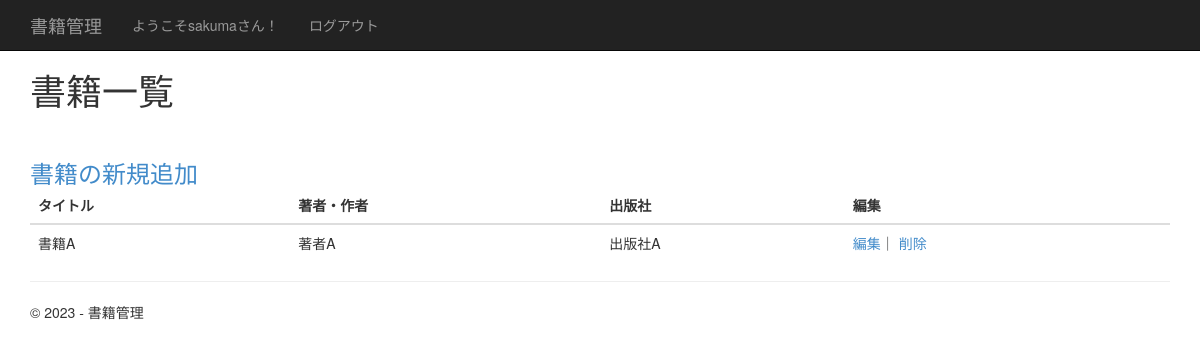
/book/ (signed in), run on an earlier commit of the app's database.
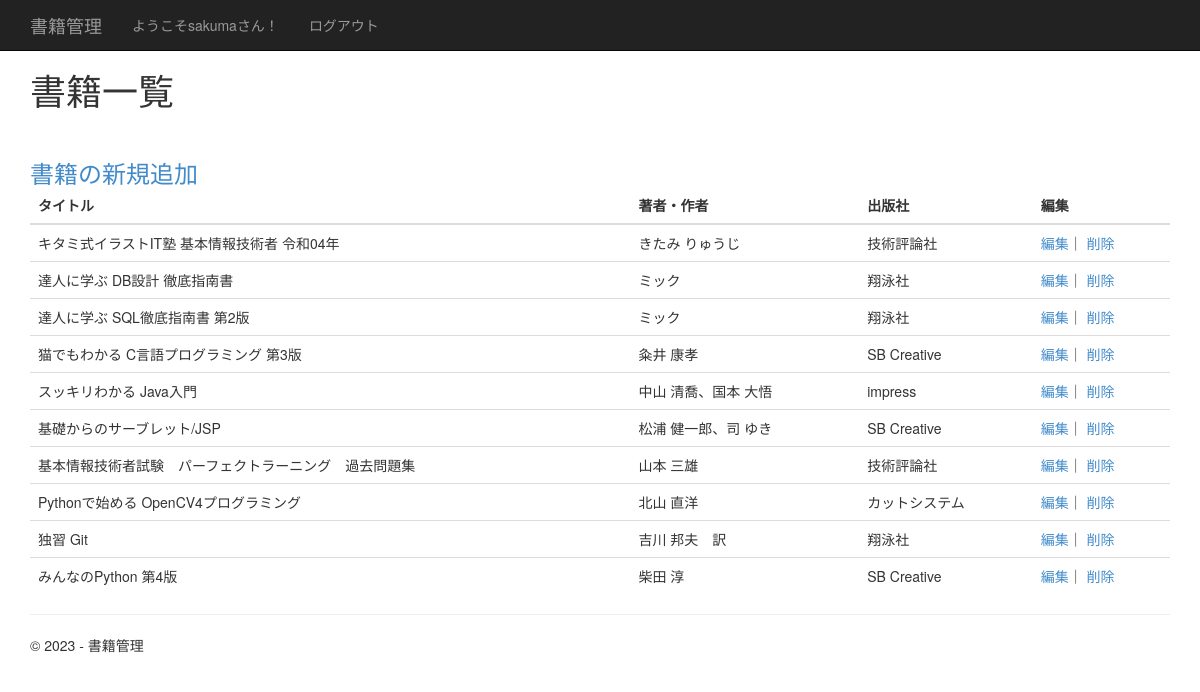
And on a later commit of the database.
### tables this page shows
CREATE TABLE user(
id INTEGER PRIMARY KEY AUTOINCREMENT,
username TEXT UNIQUE NOT NULL,
password TEXT NOT NULL
);

CREATE TABLE book(
id INTEGER PRIMARY KEY AUTOINCREMENT,
user_id INTEGER NOT NULL,
title TEXT NOT NULL,
auther TEXT,
publisher TEXT
);

### flask_book_management_1/book.py (the view)
@bp.route('/')
@login_required
def index_book():
    db = get_db()
    user_id = session.get('user_id')
    books = db.execute(
        'SELECT * FROM book WHERE user_id = ? ORDER BY id DESC', (user_id,)
    ).fetchall()
    return render_template('book/index_book.html',
                           books=books,
                           title='ログイン',
                           year=datetime.now().year)

### flask_book_management_1/auth.py (called while the page is built)
@bp.before_app_request
def load_logged_in_user():
    user_id = session.get('user_id')
    if user_id is None:
        g.user = None
    else:
        db = get_db()
        g.user = db.execute(
            'SELECT * FROM user WHERE id = ?', (user_id,)
            ).fetchone()

def login_required(view):
    @functools.wraps(view)
    def wrapped_view(**kwargs):
        if g.user is None:
            flash('ログインをしてから操作してください。', category = 'alert alert-warning')
            return redirect(url_for('auth.login'))
        return view(**kwargs)
    return wrapped_view

### flask_book_management_1/db.py (called while the page is built)
def get_db():
    if 'db' not in g:
        g.db = sqlite3.connect(
            current_app.config['DATABASE'],
            detect_types=sqlite3.PARSE_DECLTYPES
        )
        g.db.row_factory = sqlite3.Row
    return g.db

### flask_book_management_1/templates/book/index_book.html (shortened to what this page needs)
{% extends "layout.html" %}
{% block content %}
<h1 style="margin-bottom:50px">書籍一覧</h1>
<a class="h3" href="{{ url_for('book.create_book') }}">書籍の新規追加</a>
<table class="table table-hover">
    <thead>
        <tr>
            <th>タイトル</th>
            <th>著者・作者</th>
            <th>出版社</th>
            <th>編集</th>
        </tr>
    </thead>
    <tbody>
        {% for book in books %}
        <tr>
            <td>{{ book.title }}</td>
            <td>{{ book.auther }}</td>
            <td>{{ book.publisher }}</td>
            <td>
                <a href="{{ url_for('book.update_book', book_id=book.id) }}">編集</a>｜
                <a href="{{ url_for('book.delete_book', book_id=book.id) }}">削除</a>
            </td>
        </tr>
        {% else %}
    <td>書籍が登録されていません</td>
    {% endfor %}
    </tbody>
</table>
{% endblock %}

### flask_book_management_1/templates/layout.html (shortened to what this page needs)
<!DOCTYPE html>
<html>
<head>
    <link rel="stylesheet" type="text/css" href="/static/content/bootstrap.min.css" />
    <link rel="stylesheet" type="text/css" href="/static/content/site.css" />
</head>
<body>
    <div class="navbar navbar-inverse navbar-fixed-top">
        <div class="container">
            <div class="navbar-header">
                <a href="/" class="navbar-brand">書籍管理</a>
            </div>
            <div class="navbar-collapse collapse">
                <ul class="nav navbar-nav">
                    {% if g.user %}
                    <li><a>ようこそ{{ g.user['username'] }}さん！</a></li>
                    <li><a href="{{ url_for('auth.logout') }}">ログアウト</a></li>
                    {% else %}
                    <li><a href="{{ url_for('auth.create_user') }}">新規ユーザー登録</a></li>
                    <li><a href="{{ url_for('auth.login') }}">ログイン</a></li>
                    {% endif %}
                </ul>
            </div>
        </div>
    </div>
    <div class="container body-content">
        {% block content %}{% endblock %}
        <hr />
        <footer>
            <p>&copy; {{ year }} - 書籍管理</p>
        </footer>
    </div>
</body>
</html>

### flask_book_management_1/static/content/site.css (style rules this page uses)
body { padding-top: 50px; padding-bottom: 20px; }
.body-content { padding-left: 15px; padding-right: 15px; }

What changed in the data, as far as the page shows it:
removed book: title "書籍A", auther "著者A", publisher "出版社A"
added book: title "キタミ式イラストIT塾 基本情報技術者 令和04年", auther "きたみ りゅうじ", publisher "技術評論社"
added book: title "達人に学ぶ DB設計 徹底指南書", auther "ミック", publisher "翔泳社"
added book: title "達人に学ぶ SQL徹底指南書 第2版", auther "ミック", publisher "翔泳社"
added book: title "猫でもわかる C言語プログラミング 第3版", auther "粂井 康孝", publisher "SB Creative"
added book: title "スッキリわかる Java入門", auther "中山 清喬、国本 大悟", publisher "impress"
added book: title "基礎からのサーブレット/JSP", auther "松浦 健一郎、司 ゆき", publisher "SB Creative"
added book: title "基本情報技術者試験 パーフェクトラーニング 過去問題集", auther "山本 三雄", publisher "技術評論社"
added book: title "Pythonで始める OpenCV4プログラミング", auther "北山 直洋", publisher "カットシステム"
added book: title "独習 Git", auther "吉川 邦夫 訳", publisher "翔泳社"
added book: title "みんなのPython 第4版", auther "柴田 淳", publisher "SB Creative"
